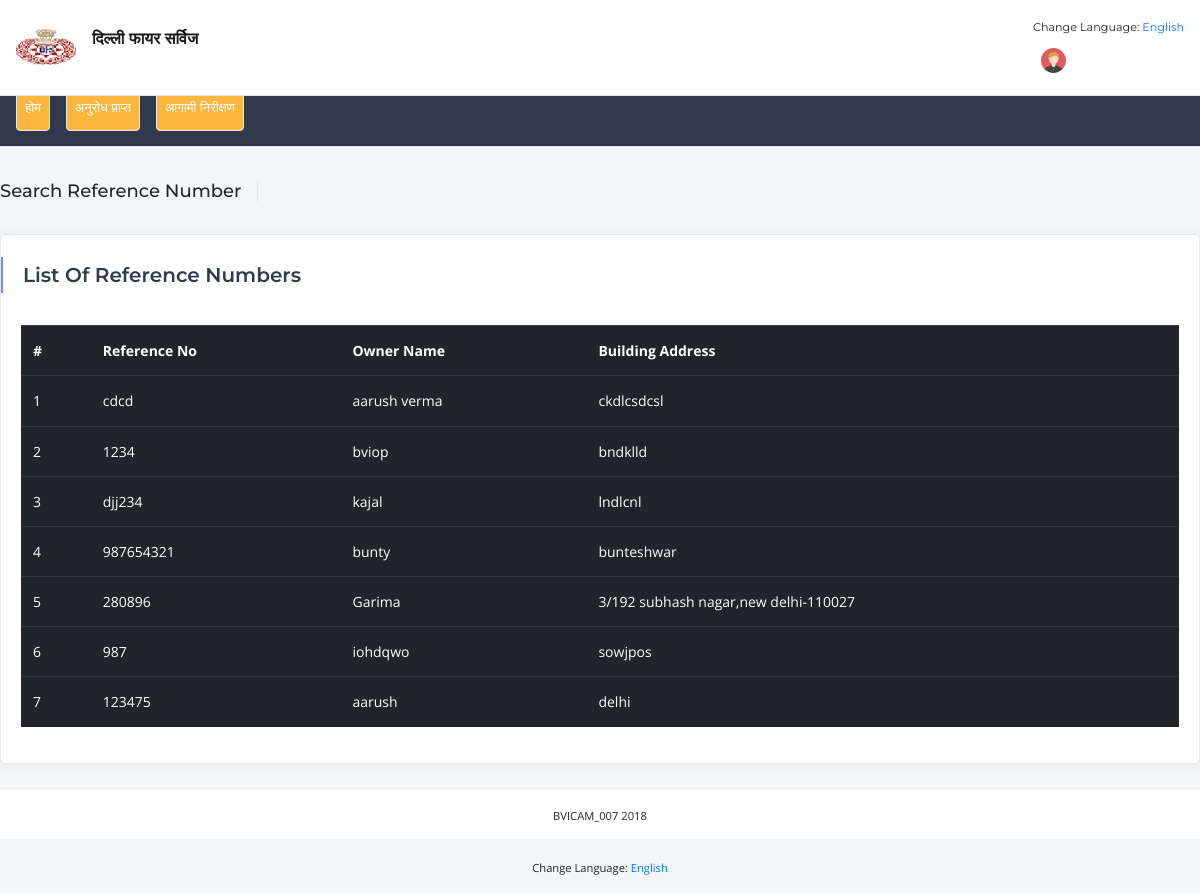
The app's page /ViewRefNo_sm.php (signed in) with its own data.
### tables this page shows
CREATE TABLE `ref_no_msl` (
  `id` int(10) NOT NULL,
  `ref_no` varchar(256) NOT NULL,
  `owner_name` varchar(256) NOT NULL,
  `Address` varchar(256) NOT NULL,
  `building_map` varchar(256) DEFAULT NULL,
  `checklist` varchar(256) DEFAULT NULL,
  `created_at` datetime NOT NULL DEFAULT CURRENT_TIMESTAMP,
  `updated_at` datetime DEFAULT NULL ON UPDATE CURRENT_TIMESTAMP,
  `deleted_at` datetime DEFAULT NULL
);

### ViewRefNo_sm.php (the view, shortened to what this page needs)
<!DOCTYPE html>
<html lang="en">
<?php
require_once 'config.php';
$sql="SELECT ref_no,owner_name,address from ref_no_msl";
if($stmt = $pdo->prepare($sql))
{
?>
<head>
    <link href="assets/vendor/bootstrap/css/bootstrap.min.css" rel="stylesheet">
    <link href="assets/vendor/font-awesome/css/font-awesome.min.css" rel="stylesheet">
    <link href="assets/vendor/dashlab-icon/dashlab-icon.css" rel="stylesheet">
    <link href="assets/vendor/simple-line-icons/css/simple-line-icons.css" rel="stylesheet">
    <link href="assets/vendor/themify-icons/css/themify-icons.css" rel="stylesheet">
    <link href="assets/vendor/weather-icons/css/weather-icons.min.css" rel="stylesheet">
    <link href="assets/vendor/m-custom-scrollbar/jquery.mCustomScrollbar.css" rel="stylesheet">
    <link href="assets/vendor/jquery-dropdown-master/jquery.dropdown.css" rel="stylesheet">
    <link href="assets/vendor/jquery-ui/jquery-ui.min.css" rel="stylesheet">
    <link href="assets/vendor/icheck/skins/all.css" rel="stylesheet">
    <link href="assets/css/main.min.css" rel="stylesheet">
</head>
<body class="fixed-nav top-nav">
    <?php include('header.php'); ?>
    <div class="content-wrapper">
        <div class="container-fluid">
            <div class="page-title mb-4 d-flex align-items-center">
                <div class="mr-auto">
                    <h4 class="weight500 d-inline-block pr-3 mr-3 border-right">Search Reference Number</h4>
                </div>
            </div>
            <div class="row">
                <div class="col-xl-12 col-md-12">
					<div class="card card-shadow mb-4">
                        <div class="card-header border-0">
                            <div class="custom-title-wrap bar-primary">
                                <div class="custom-title" style="font-size:20px;">List Of Reference Numbers</div>
                            </div>
					</div>
                        <div class="card-body">
                            <table class="table table-hover table-dark">
                                <thead>
                                <tr>
                                    <th scope="col">#</th>
                                    <th scope="col">Reference No</th>
                                    <th scope="col">Owner Name</th>
                                    <th scope="col">Building Address</th>
                                </tr>
                                </thead>
                                <tbody>
								<?php
								if($stmt ->execute())
								{
									$count =0;
									while($row=$stmt->fetch())
									{
										$count++;
								?>
								<tr>
								<td><?= $count;?></td>
								<td><?= $row["ref_no"]; ?></td>
								<td><?= $row["owner_name"]; ?></td>
								<td><?= $row["address"]; ?></td>
								</tr>
								<?php
									}
								}
}
?>
                                </tbody>
                            </table>
                        </div>
                    </div>
                </div>
            </div>
        <?php include('footer.php'); ?>
    </div>
</body>
</html>

### records on screen
ref_no_msl: ref_no "cdcd", owner_name "aarush verma", Address "ckdlcsdcsl"
ref_no_msl: ref_no "1234", owner_name "bviop", Address "bndklld"
ref_no_msl: ref_no "djj234", owner_name "kajal", Address "lndlcnl"
ref_no_msl: ref_no "987654321", owner_name "bunty", Address "bunteshwar"
ref_no_msl: ref_no "280896", owner_name "Garima", Address "3/192 subhash nagar,new delhi-110027"
ref_no_msl: ref_no "987", owner_name "iohdqwo", Address "sowjpos"
ref_no_msl: ref_no "123475", owner_name "aarush", Address "delhi"

### other values on screen
$label['l001'] "दिल्ली फायर सर्विज"
$label['l004'] "होम"
$label['l008'] "अनुरोध प्राप्त"
$label['l009'] "आगामी निरीक्षण"
